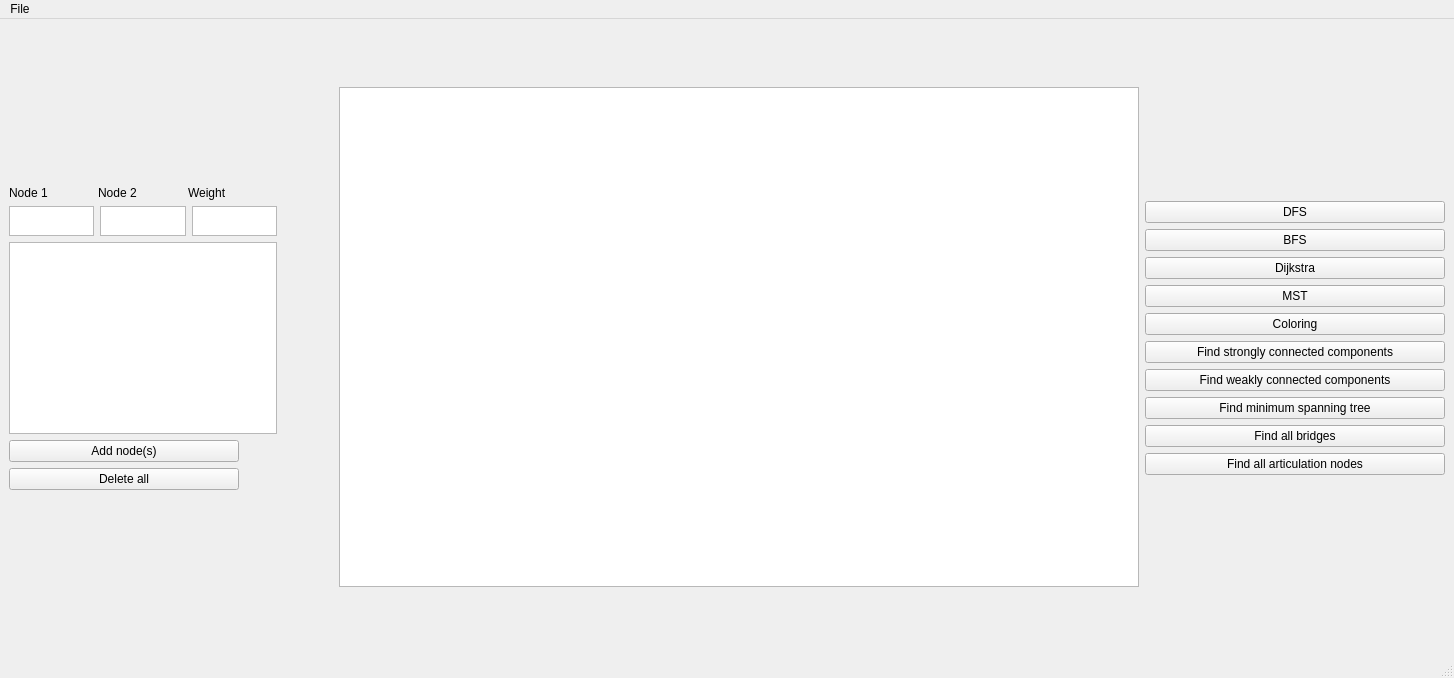
<?xml version="1.0" encoding="UTF-8"?>
<ui version="4.0">
 <class>MainWindow</class>
 <widget class="QMainWindow" name="MainWindow">
  <property name="geometry">
   <rect>
    <x>0</x>
    <y>0</y>
    <width>1454</width>
    <height>678</height>
   </rect>
  </property>
  <property name="sizePolicy">
   <sizepolicy hsizetype="Fixed" vsizetype="Fixed">
    <horstretch>0</horstretch>
    <verstretch>0</verstretch>
   </sizepolicy>
  </property>
  <property name="windowTitle">
   <string>Graph Visual</string>
  </property>
  <widget class="QWidget" name="centralwidget">
   <layout class="QHBoxLayout" name="horizontalLayout">
    <item>
     <layout class="QVBoxLayout" name="verticalLayout">
      <item>
       <spacer name="verticalSpacer_2">
        <property name="orientation">
         <enum>Qt::Vertical</enum>
        </property>
        <property name="sizeHint" stdset="0">
         <size>
          <width>20</width>
          <height>20</height>
         </size>
        </property>
       </spacer>
      </item>
      <item>
       <layout class="QHBoxLayout" name="horizontalLayout_2">
        <property name="spacing">
         <number>0</number>
        </property>
        <property name="sizeConstraint">
         <enum>QLayout::SetDefaultConstraint</enum>
        </property>
        <item>
         <widget class="QLabel" name="label_3">
          <property name="maximumSize">
           <size>
            <width>100</width>
            <height>20</height>
           </size>
          </property>
          <property name="text">
           <string>Node 1</string>
          </property>
         </widget>
        </item>
        <item>
         <widget class="QLabel" name="label_2">
          <property name="maximumSize">
           <size>
            <width>100</width>
            <height>20</height>
           </size>
          </property>
          <property name="text">
           <string>Node 2</string>
          </property>
         </widget>
        </item>
        <item>
         <widget class="QLabel" name="label">
          <property name="maximumSize">
           <size>
            <width>100</width>
            <height>20</height>
           </size>
          </property>
          <property name="text">
           <string>Weight</string>
          </property>
         </widget>
        </item>
       </layout>
      </item>
      <item>
       <layout class="QHBoxLayout" name="horizontalLayout_3">
        <item>
         <widget class="QTextEdit" name="teNode1">
          <property name="maximumSize">
           <size>
            <width>100</width>
            <height>30</height>
           </size>
          </property>
         </widget>
        </item>
        <item>
         <widget class="QTextEdit" name="teNode2">
          <property name="maximumSize">
           <size>
            <width>100</width>
            <height>30</height>
           </size>
          </property>
         </widget>
        </item>
        <item>
         <widget class="QTextEdit" name="teWeight">
          <property name="maximumSize">
           <size>
            <width>100</width>
            <height>30</height>
           </size>
          </property>
         </widget>
        </item>
       </layout>
      </item>
      <item>
       <widget class="QListWidget" name="lw"/>
      </item>
      <item>
       <widget class="QPushButton" name="pbAddNode">
        <property name="maximumSize">
         <size>
          <width>230</width>
          <height>30</height>
         </size>
        </property>
        <property name="text">
         <string>Add node(s)</string>
        </property>
       </widget>
      </item>
      <item>
       <widget class="QPushButton" name="pbDeleteAll">
        <property name="maximumSize">
         <size>
          <width>230</width>
          <height>30</height>
         </size>
        </property>
        <property name="text">
         <string>Delete all</string>
        </property>
       </widget>
      </item>
      <item>
       <spacer name="verticalSpacer">
        <property name="orientation">
         <enum>Qt::Vertical</enum>
        </property>
        <property name="sizeHint" stdset="0">
         <size>
          <width>20</width>
          <height>40</height>
         </size>
        </property>
       </spacer>
      </item>
     </layout>
    </item>
    <item>
     <spacer name="horizontalSpacer">
      <property name="orientation">
       <enum>Qt::Horizontal</enum>
      </property>
      <property name="sizeHint" stdset="0">
       <size>
        <width>100</width>
        <height>20</height>
       </size>
      </property>
     </spacer>
    </item>
    <item>
     <widget class="QGraphicsView" name="graphicsView">
      <property name="sizePolicy">
       <sizepolicy hsizetype="Fixed" vsizetype="Expanding">
        <horstretch>0</horstretch>
        <verstretch>0</verstretch>
       </sizepolicy>
      </property>
      <property name="minimumSize">
       <size>
        <width>800</width>
        <height>0</height>
       </size>
      </property>
      <property name="maximumSize">
       <size>
        <width>16777215</width>
        <height>500</height>
       </size>
      </property>
     </widget>
    </item>
    <item>
     <layout class="QVBoxLayout" name="verticalLayout_2">
      <item>
       <spacer name="verticalSpacer_3">
        <property name="orientation">
         <enum>Qt::Vertical</enum>
        </property>
        <property name="sizeHint" stdset="0">
         <size>
          <width>20</width>
          <height>10</height>
         </size>
        </property>
       </spacer>
      </item>
      <item>
       <widget class="QPushButton" name="pushButton_3">
        <property name="minimumSize">
         <size>
          <width>300</width>
          <height>0</height>
         </size>
        </property>
        <property name="text">
         <string>DFS</string>
        </property>
       </widget>
      </item>
      <item>
       <widget class="QPushButton" name="pushButton_5">
        <property name="text">
         <string>BFS</string>
        </property>
       </widget>
      </item>
      <item>
       <widget class="QPushButton" name="pushButton_6">
        <property name="text">
         <string>Dijkstra</string>
        </property>
       </widget>
      </item>
      <item>
       <widget class="QPushButton" name="pushButton_4">
        <property name="minimumSize">
         <size>
          <width>300</width>
          <height>0</height>
         </size>
        </property>
        <property name="text">
         <string>MST</string>
        </property>
       </widget>
      </item>
      <item>
       <widget class="QPushButton" name="pushButton_8">
        <property name="text">
         <string>Coloring</string>
        </property>
       </widget>
      </item>
      <item>
       <widget class="QPushButton" name="pushButton_11">
        <property name="text">
         <string>Find strongly connected components</string>
        </property>
       </widget>
      </item>
      <item>
       <widget class="QPushButton" name="pushButton_10">
        <property name="text">
         <string>Find weakly connected components</string>
        </property>
       </widget>
      </item>
      <item>
       <widget class="QPushButton" name="pushButton_9">
        <property name="text">
         <string>Find minimum spanning tree</string>
        </property>
       </widget>
      </item>
      <item>
       <widget class="QPushButton" name="pushButton_7">
        <property name="text">
         <string>Find all bridges</string>
        </property>
       </widget>
      </item>
      <item>
       <widget class="QPushButton" name="pushButton_2">
        <property name="minimumSize">
         <size>
          <width>300</width>
          <height>0</height>
         </size>
        </property>
        <property name="text">
         <string>Find all articulation nodes</string>
        </property>
       </widget>
      </item>
      <item>
       <spacer name="verticalSpacer_4">
        <property name="orientation">
         <enum>Qt::Vertical</enum>
        </property>
        <property name="sizeHint" stdset="0">
         <size>
          <width>20</width>
          <height>50</height>
         </size>
        </property>
       </spacer>
      </item>
     </layout>
    </item>
   </layout>
  </widget>
  <widget class="QMenuBar" name="menubar">
   <property name="geometry">
    <rect>
     <x>0</x>
     <y>0</y>
     <width>1454</width>
     <height>22</height>
    </rect>
   </property>
   <widget class="QMenu" name="menuFile">
    <property name="title">
     <string>File</string>
    </property>
    <addaction name="actionSave"/>
    <addaction name="actionSave_As"/>
    <addaction name="actionOpen"/>
   </widget>
   <addaction name="menuFile"/>
  </widget>
  <widget class="QStatusBar" name="statusbar"/>
  <action name="actionSave">
   <property name="text">
    <string>Save</string>
   </property>
  </action>
  <action name="actionSave_As">
   <property name="text">
    <string>Save As</string>
   </property>
  </action>
  <action name="actionOpen">
   <property name="text">
    <string>Open File</string>
   </property>
  </action>
 </widget>
 <resources/>
 <connections/>
</ui>
